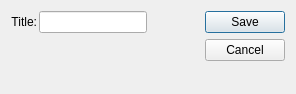
<?xml version="1.0" encoding="UTF-8"?>
<ui version="4.0">
 <comment>This file is part of the xTuple ERP: PostBooks Edition, a free and
open source Enterprise Resource Planning software suite,
Copyright (c) 1999-2010 by OpenMFG LLC, d/b/a xTuple.
It is licensed to you under the Common Public Attribution License
version 1.0, the full text of which (including xTuple-specific Exhibits)
is available at www.xtuple.com/CPAL.  By using this software, you agree
to be bound by its terms.</comment>
 <class>honorific</class>
 <widget class="QDialog" name="honorific">
  <property name="geometry">
   <rect>
    <x>0</x>
    <y>0</y>
    <width>296</width>
    <height>94</height>
   </rect>
  </property>
  <property name="windowTitle">
   <string>Title</string>
  </property>
  <layout class="QGridLayout" name="gridLayout">
   <item row="0" column="0">
    <layout class="QVBoxLayout">
     <property name="spacing">
      <number>0</number>
     </property>
     <item>
      <layout class="QHBoxLayout">
       <property name="spacing">
        <number>2</number>
       </property>
       <item>
        <widget class="QLabel" name="_honorificLit">
         <property name="text">
          <string>Title:</string>
         </property>
         <property name="alignment">
          <set>Qt::AlignRight|Qt::AlignTrailing|Qt::AlignVCenter</set>
         </property>
         <property name="buddy">
          <cstring>_code</cstring>
         </property>
        </widget>
       </item>
       <item>
        <widget class="XLineEdit" name="_code"/>
       </item>
       <item>
        <spacer>
         <property name="orientation">
          <enum>Qt::Horizontal</enum>
         </property>
         <property name="sizeType">
          <enum>QSizePolicy::Expanding</enum>
         </property>
         <property name="sizeHint" stdset="0">
          <size>
           <width>0</width>
           <height>10</height>
          </size>
         </property>
        </spacer>
       </item>
      </layout>
     </item>
     <item>
      <spacer>
       <property name="orientation">
        <enum>Qt::Vertical</enum>
       </property>
       <property name="sizeType">
        <enum>QSizePolicy::Expanding</enum>
       </property>
       <property name="sizeHint" stdset="0">
        <size>
         <width>10</width>
         <height>0</height>
        </size>
       </property>
      </spacer>
     </item>
    </layout>
   </item>
   <item row="0" column="1">
    <widget class="QDialogButtonBox" name="_buttonBox">
     <property name="orientation">
      <enum>Qt::Vertical</enum>
     </property>
     <property name="standardButtons">
      <set>QDialogButtonBox::Cancel|QDialogButtonBox::Save</set>
     </property>
    </widget>
   </item>
  </layout>
 </widget>
 <layoutdefault spacing="6" margin="11"/>
 <pixmapfunction>qPixmapFromMimeSource</pixmapfunction>
 <customwidgets>
  <customwidget>
   <class>XLineEdit</class>
   <extends>QLineEdit</extends>
   <header>xlineedit.h</header>
   <container>1</container>
  </customwidget>
 </customwidgets>
 <tabstops>
  <tabstop>_code</tabstop>
 </tabstops>
 <resources/>
 <connections/>
</ui>
